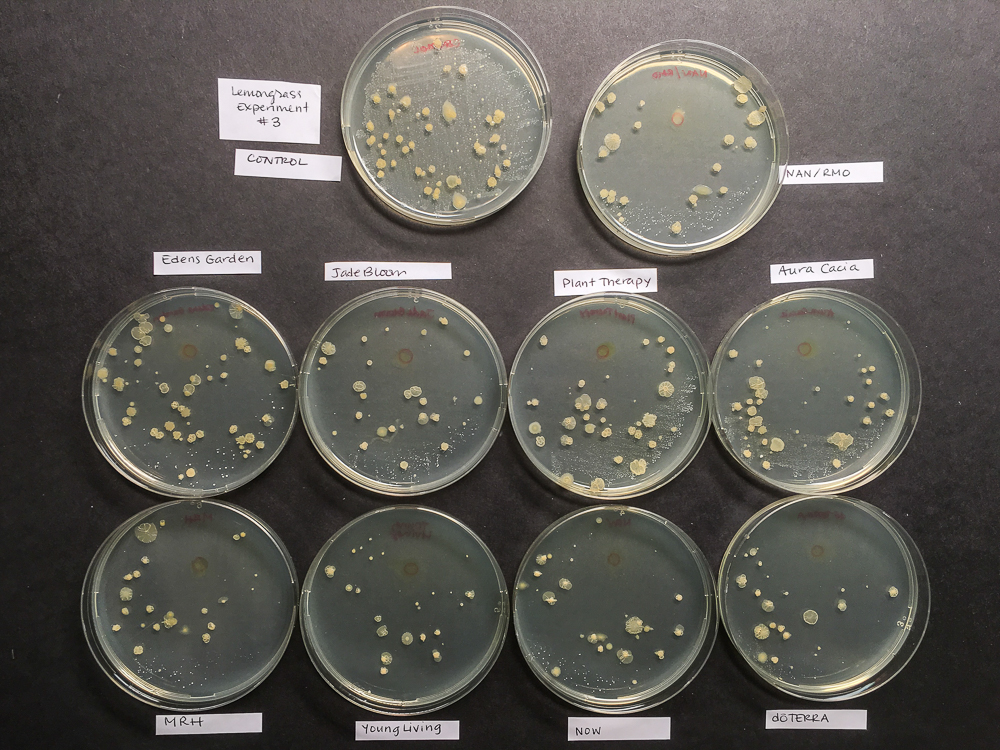
#> input picture bacterial_colonies.jpg, 1000 x 750 px
$ python Colonyfinder.py   (older library calls are emulated)
#> lines starting #> are read from the running program, lines starting #| are printed output that depends on the picture; after the words box and inside, x2 and y2 are one past the last pixel; in counts of white or black regions, pixels touching at a corner belong together
import timeit
Elapsed = timeit.timeit()
import numpy as np
import matplotlib.pyplot as plt
import matplotlib.image as mpimg
import scipy.ndimage as nd
import cv2

img = cv2.imread('bacterial_colonies.jpg',0)
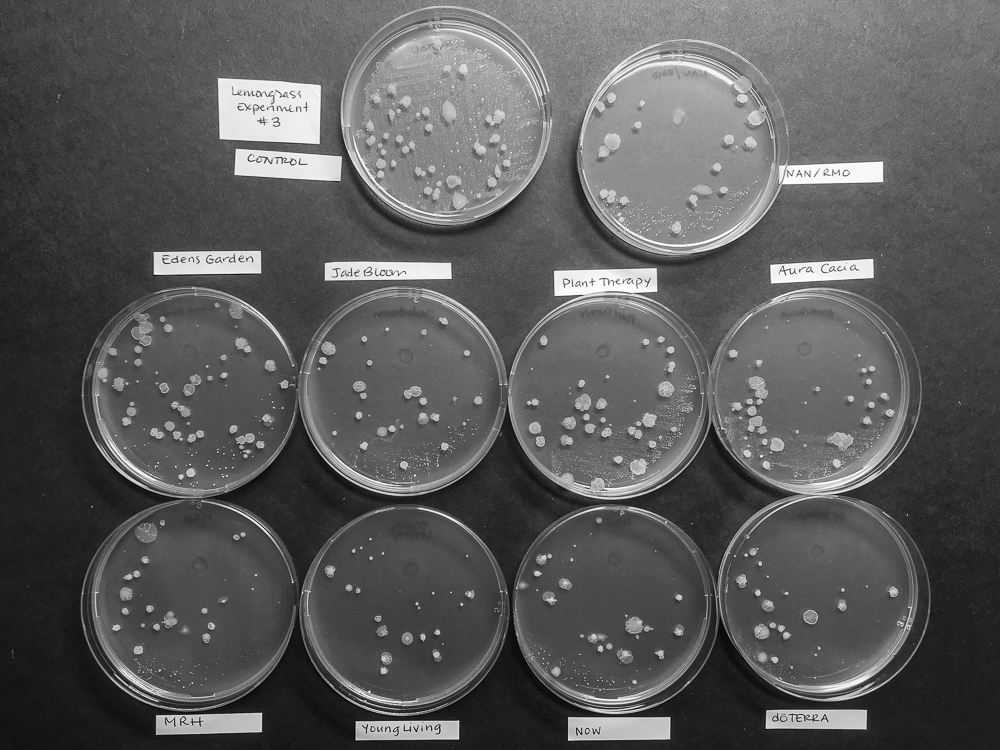
#> img: shape (750, 1000); min 0, max 255, mean 91.1

#plt.imshow(img, cmap = 'gray', interpolation = 'bicubic')

cimg = cv2.cvtColor(img,cv2.COLOR_GRAY2BGR)
circles = cv2.HoughCircles(img,cv2.HOUGH_GRADIENT,1.5,100,param1=300,param2=100,minRadius=100,maxRadius=200)
#> circles = [[402.8, 390.8, 105.1], [615.8, 609.8, 103.4], [818.2, 390.8, 103.3], [188.2, 605.2, 105.1], [446.2, 113.2, 106.6], [611.2, 393.8, 103.4], [401.2, 611.2, 103.3], [828.8, 597.8, 101.7], [194.2, 393.8, 103.3], [684.8, 150.8, 102.1]]

circles = np.uint16(np.around(circles))
#> circles = [[403, 391, 105], [616, 610, 103], [818, 391, 103], [188, 605, 105], [446, 113, 107], [611, 394, 103], [401, 611, 103], [829, 598, 102], [194, 394, 103], [685, 151, 102]]
for i in circles[0,:]:
    # draw the outer circle
    cv2.circle(cimg,(i[0],i[1]),i[2],(0,255,0),2)
    # draw the center of the circle
    cv2.circle(cimg,(i[0],i[1]),2,(0,0,255),3)
#> this loop made 10 passes
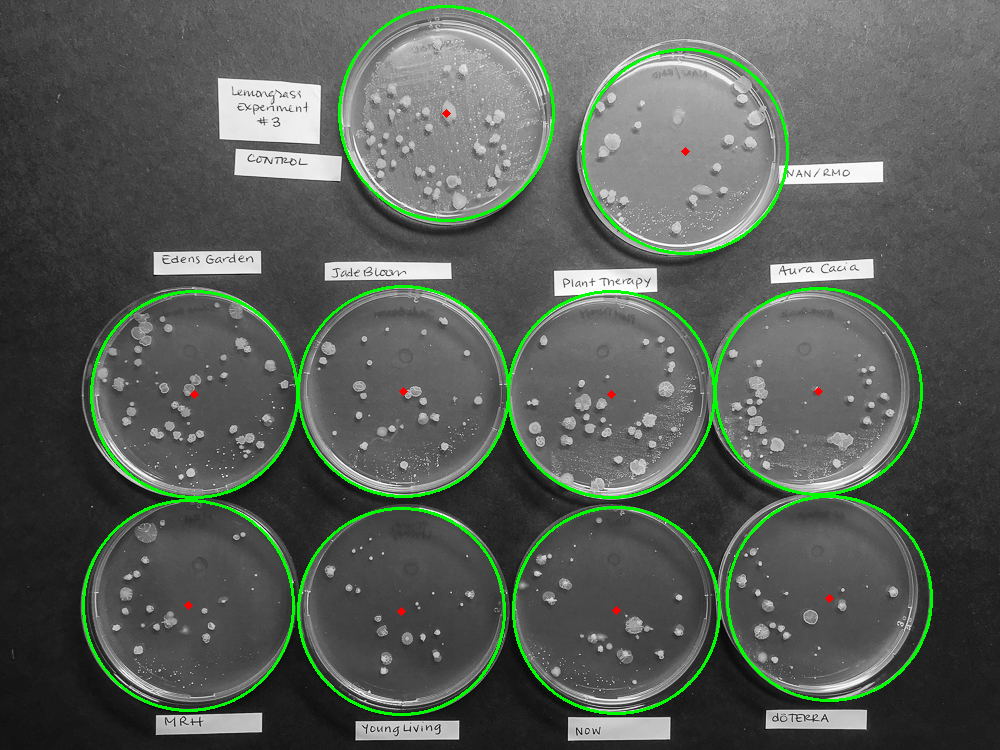
#> cimg: shape (750, 1000, 3); mean B, G, R 88.2, 94.7, 88.3

plt.imshow(cimg)

CircleShape = np.shape(circles)
#> CircleShape = (1, 10, 3)
NumPlates = CircleShape[1]
#> NumPlates = 10

CirclesMatrix = circles.reshape(NumPlates,3)
#> CirclesMatrix has the same summary as circles
np.shape(CirclesMatrix)
Centers = np.zeros([NumPlates,2])
Radii = np.zeros(NumPlates)
#> Radii = [0, 0, 0, 0, 0, 0, 0, 0, 0, 0]

for c in range(NumPlates):
    Centers[c,0] = CirclesMatrix[c,0]
    Centers[c,1] = CirclesMatrix[c,1]
    Radii[c] = CirclesMatrix[c,2]
#> after the loop, Centers = [[403, 391], [616, 610], [818, 391], [188, 605], [446, 113], [611, 394], [401, 611], [829, 598], [194, 394], [685, 151]]; Radii = [105, 103, 103, 105, 107, 103, 103, 102, 103, 102]

Centers = Centers.astype(np.int)
Radii = Radii.astype(np.int)

imagesize = np.shape(img)
#> imagesize = (750, 1000)
maskimg = np.zeros([imagesize[0],imagesize[1]])

for i in range(NumPlates):
    Plate = np.zeros([2*Radii[i], 2*Radii[i]])
    for x in range(imagesize[1]):
        for y in range(imagesize[0]):
            if (x-Centers[i,0])**2+(y-Centers[i,1])**2<Radii[i]**2:
                maskimg[y,x] = 1
                Plate[y-Centers[i,1]-Radii[i],x-Centers[i,0]+Radii[i]] = img[y,x]

    plt.imsave('Plate'+str(i)+'.png',Plate)

    del Plate
#> this loop made 10 passes
#> pass 1, `plt.imsave('Plate'+str(i)+'.png',Plate)`:
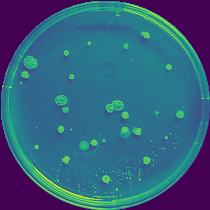
#> saved as Plate0.png: shape (210, 210, 3); mean R, G, B 51.1, 95.9, 126.5
#> pass 2, `plt.imsave('Plate'+str(i)+'.png',Plate)`:
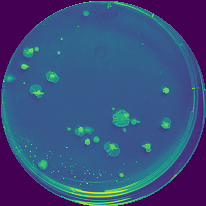
#> saved as Plate1.png: shape (206, 206, 3); mean R, G, B 56.5, 78.6, 126.3
#> after the loop:
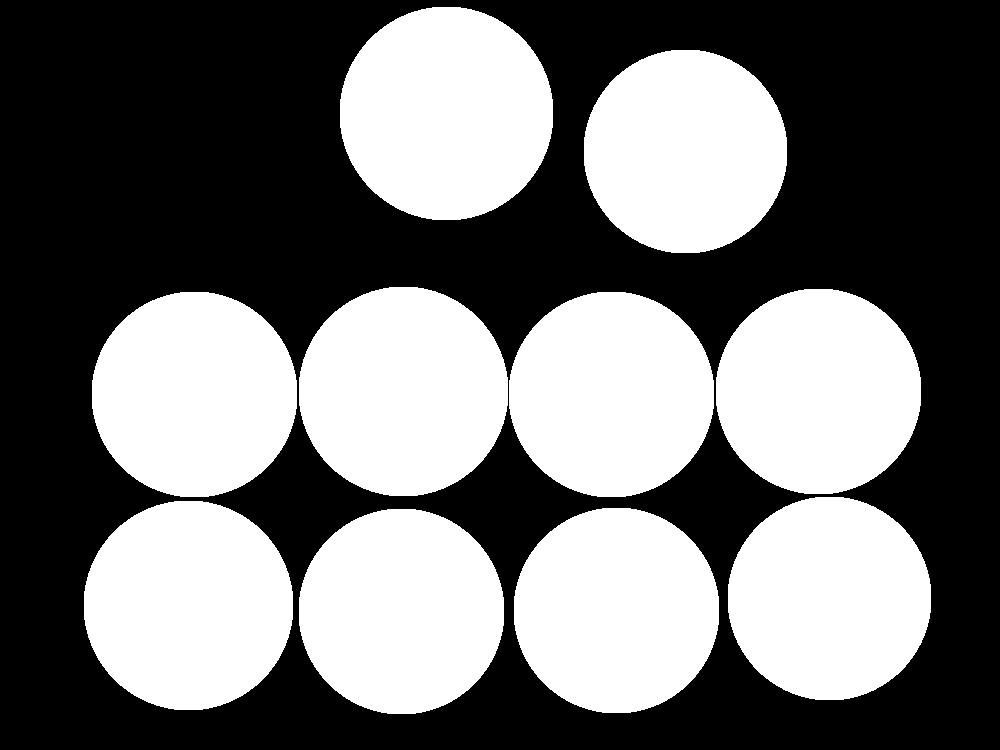
#> maskimg: shape (750, 1000) float64; values 0 (black) and 1 (white), 44.9% white; 10 white regions, largest, box (x1, y1, x2, y2) and area: (340, 7, 553, 220) 35949, (299, 287, 508, 496) 34609, (84, 501, 293, 710) 34609

plt.imshow(maskimg*img, cmap = 'gray')

print(Elapsed)
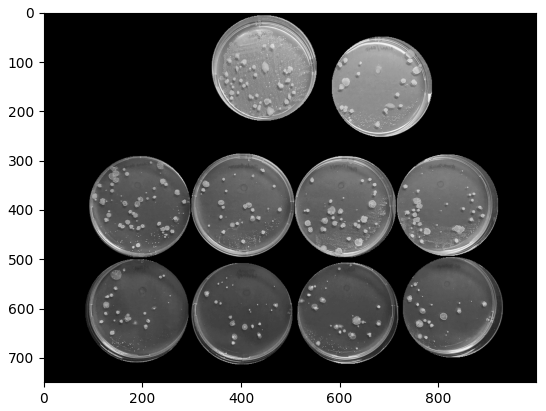
#> figure drawn by matplotlib, 1 panel; B, G, R data is drawn as R, G, B
